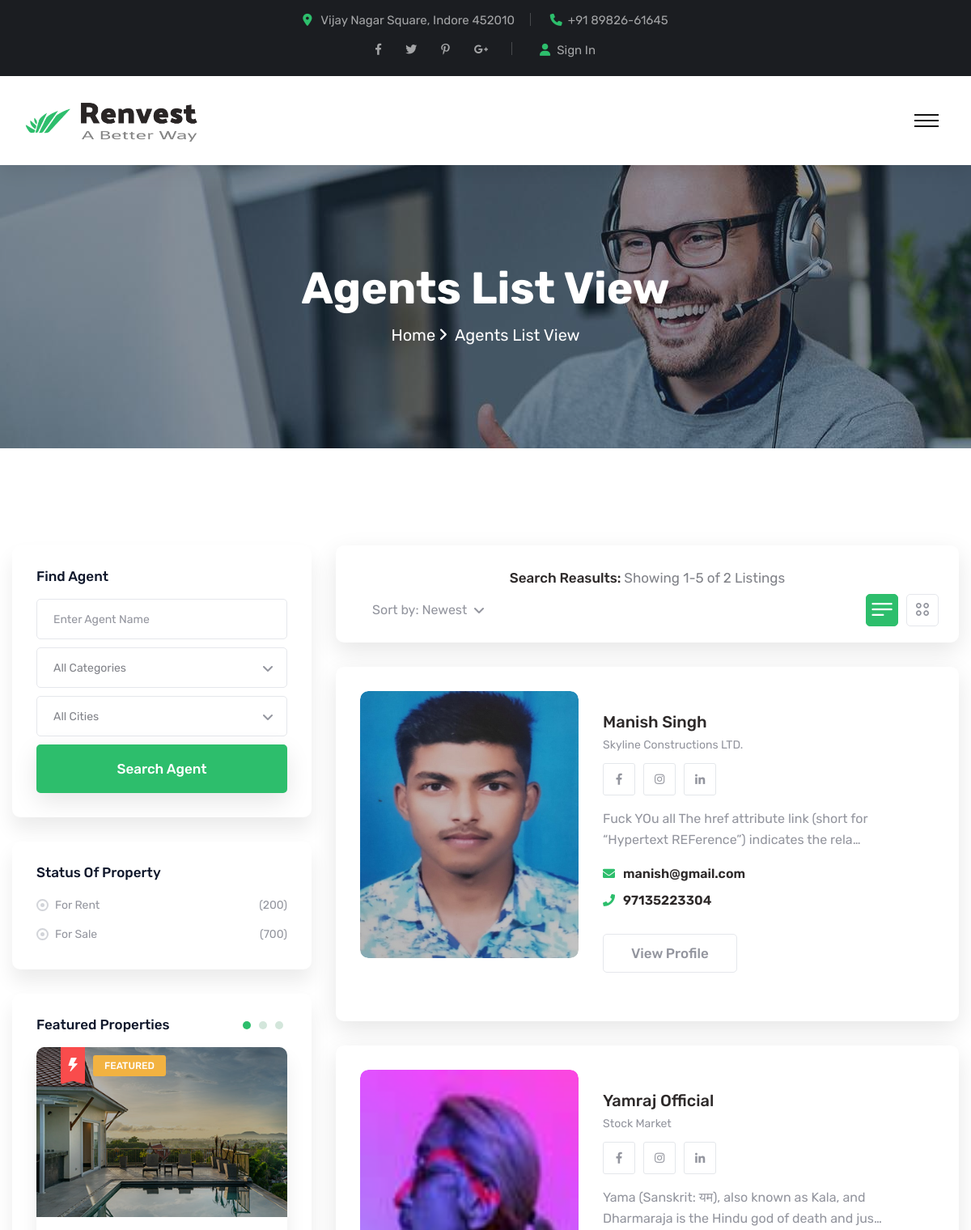
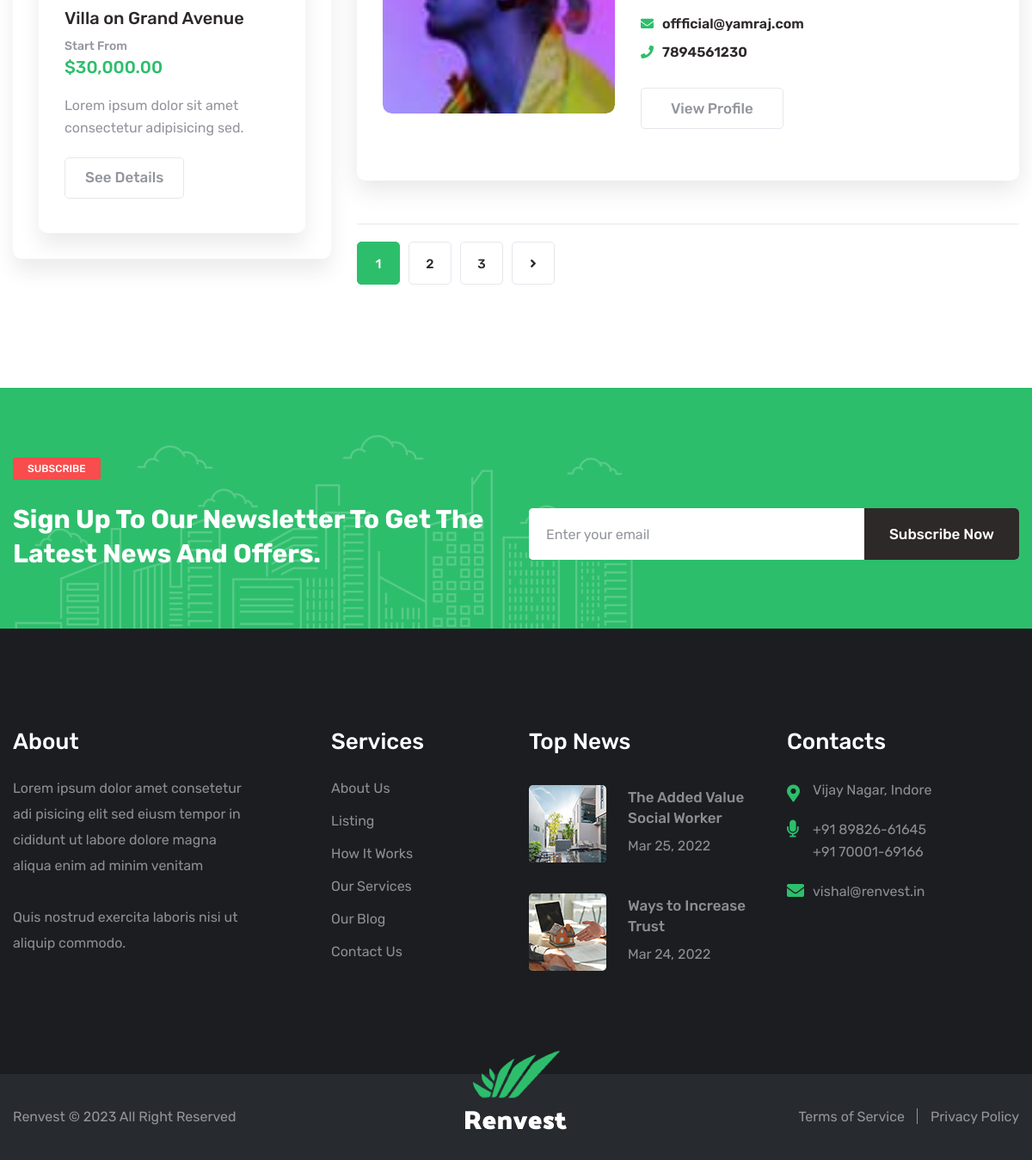
The app's page /agent-list/ with its own data (2 pictures, top to bottom).
### property/models.py (models this page shows, shortened)
class Agent(models.Model):
    user = models.OneToOneField(User, on_delete=models.CASCADE)
    name = models.CharField(max_length=50)
    agency = models.CharField(max_length=200)
    phone = models.CharField(max_length=12)
    email = models.EmailField(max_length=500)
    description = models.CharField(max_length=5000)
    facebook = models.CharField(max_length=1000, blank=True)
    instagram = models.CharField(max_length=1000, blank=True)
    image = models.ImageField(blank=False, upload_to="agent_profile_img")
    created_at = models.DateTimeField(auto_now_add=True)

### property/views.py (the view)
# urls.py: path('agent-list/', views.agent_list,
def agent_list(request):
    agent_all = Agent.objects.all()
    count = agent_all.count()
    agent_group = []
    for i in agent_all:
        ap = agent_group.append(i)
    variables = {
        "count": count,
        "agent_list": agent_group
    }
    return render(request, 'agent/agent-list.html', variables)

### property/templates/agent/agent-list.html (shortened to what this page needs)
{% extends 'base.html' %} {% load static %} {% block content %}
<section
  class="page-title centred"
  style="background-image: url(/static/images/background/page-title.jpg)"
>
  <div class="auto-container">
    <div class="content-box clearfix">
      <h1>Agents List View</h1>
      <ul class="bread-crumb clearfix">
        <li><a href="index.html">Home</a></li>
        <li>Agents List View</li>
      </ul>
    </div>
  </div>
</section>
<section class="agents-page-section agents-list">
  <div class="auto-container">
    <div class="row clearfix">
      <div class="col-lg-4 col-md-12 col-sm-12 sidebar-side">
        <div class="default-sidebar agent-sidebar">
          <div class="agents-search sidebar-widget">
            <div class="widget-title">
              <h5>Find Agent</h5>
            </div>
            <div class="search-inner">
              <form action="agents-list.html">
                <div class="form-group">
                  <input
                    type="text"
                    name="name"
                    placeholder="Enter Agent Name"
                    required=""
                  />
                </div>
                <div class="form-group">
                </div>
                <div class="form-group">
                </div>
                <div class="form-group">
                  <button class="theme-btn btn-one">Search Agent</button>
                </div>
              </form>
            </div>
          </div>
          <div class="category-widget sidebar-widget">
            <div class="widget-title">
              <h5>Status Of Property</h5>
            </div>
            <ul class="category-list clearfix">
              <li>
                <a href="agents-details.html">For Rent <span>(200)</span></a>
              </li>
              <li>
                <a href="agents-details.html">For Sale <span>(700)</span></a>
              </li>
            </ul>
          </div>
          <div class="featured-widget sidebar-widget">
            <div class="widget-title">
              <h5>Featured Properties</h5>
            </div>
            <div
              class="single-item-carousel owl-carousel owl-theme owl-nav-none dots-style-one"
            >
              <div class="feature-block-one">
                <div class="inner-box">
                  <div class="image-box">
                    <figure class="image">
                      <img
                        src="{% static 'images/feature/feature-1.jpg' %}"
                        alt=""
                      />
                    </figure>
                    <div class="batch"><i class="icon-11"></i></div>
                    <span class="category">Featured</span>
                  </div>
                  <div class="lower-content">
                    <div class="title-text">
                      <h4>
                        <a href="property-details.html"
                          >Villa on Grand Avenue</a
                        >
                      </h4>
                    </div>
                    <div class="price-box clearfix">
                      <div class="price-info">
                        <h6>Start From</h6>
                        <h4>$30,000.00</h4>
                      </div>
                    </div>
                    <p>
                      Lorem ipsum dolor sit amet consectetur adipisicing sed.
                    </p>
                    <div class="btn-box">
                      <a href="property-details.html" class="theme-btn btn-two"
                        >See Details</a
                      >
                    </div>
                  </div>
                </div>
              </div>
            </div>
          </div>
        </div>
      </div>
      <div class="col-lg-8 col-md-12 col-sm-12 content-side">
        <div class="agents-content-side">
          <div class="item-shorting clearfix">
            <div class="left-column pull-left">
              <h5>
                Search Reasults: <span>Showing 1-5 of {{count}} Listings</span>
              </h5>
            </div>
            <div class="right-column pull-right clearfix">
              <div class="short-box clearfix">
              </div>
              <div class="short-menu clearfix">
                <button class="list-view on"><i class="icon-35"></i></button>
                <button class="grid-view"><i class="icon-36"></i></button>
              </div>
            </div>
          </div>
          <div class="wrapper list">
            <div class="agents-list-content list-item">
              {% for agent in agent_list %}
              <div class="agents-block-one">
                <div class="inner-box">
                  <figure class="image-box my-image">
                    <img
                      src="{{agent.image.url}}"
                      style="height: 330px"
                      alt=""
                    />
                  </figure>
                  <div class="content-box">
                    <div class="upper clearfix">
                      <div class="title-inner pull-left">
                        <h4>
                          <a href="agents-details.html"
                            >{{agent.name |truncatechars:25}}</a
                          >
                        </h4>
                        <span class="designation">{{agent.agency}}</span>
                      </div>
                      <ul class="social-list pull-right clearfix">
                        <li>
                          <a href="{{agent.facebook}}"
                            ><i class="fab fa-facebook-f"></i
                          ></a>
                        </li>
                        <li>
                          <a href="{{agent.instagram}}"
                            ><i class="fab fa-instagram"></i
                          ></a>
                        </li>
                        <li>
                          <a href="www.google.com"
                            ><i class="fab fa-linkedin-in"></i
                          ></a>
                        </li>
                      </ul>
                    </div>
                    <div class="text">
                      <p>{{agent.description |truncatechars:90}}</p>
                    </div>
                    <ul class="info clearfix">
                      <li>
                        <i class="fab fa fa-envelope"></i
                        ><a href="mailto:{{agent.email}}">{{agent.email}}</a>
                      </li>
                      <li>
                        <i class="fab fa fa-phone"></i
                        ><a href="tel:{{agent.phone}}">{{agent.phone}}</a>
                      </li>
                    </ul>
                    <div class="btn-box">
                      <a
                        href="{% url 'agent-details' agent.user.id %}"
                        class="theme-btn btn-two"
                        >View Profile</a
                      >
                    </div>
                  </div>
                </div>
              </div>
              {% endfor %}
            </div>
          </div>
          <div class="pagination-wrapper">
            <ul class="pagination clearfix">
              <li><a href="agents-list.html" class="current">1</a></li>
              <li><a href="agents-list.html">2</a></li>
              <li><a href="agents-list.html">3</a></li>
              <li>
                <a href="agents-list.html"
                  ><i class="fas fa-angle-right"></i
                ></a>
              </li>
            </ul>
          </div>
        </div>
      </div>
    </div>
  </div>
</section>
{% endblock content %}

### records on screen
Agent: image (picture), name "Manish Singh", agency "Skyline Constructions LTD.", description "Fuck YOu all The href attribute link (short for “Hypertext REFerence”) indicates the rela…", email "manish@gmail.com", phone "97135223304"
Agent: image (picture), name "Yamraj Official", agency "Stock Market", description "Yama (Sanskrit: यम), also known as Kala, and Dharmaraja is the Hindu god of death and jus…", email "offficial@yamraj.com", phone "7894561230"

### other values on screen
{{ count }} "2"
